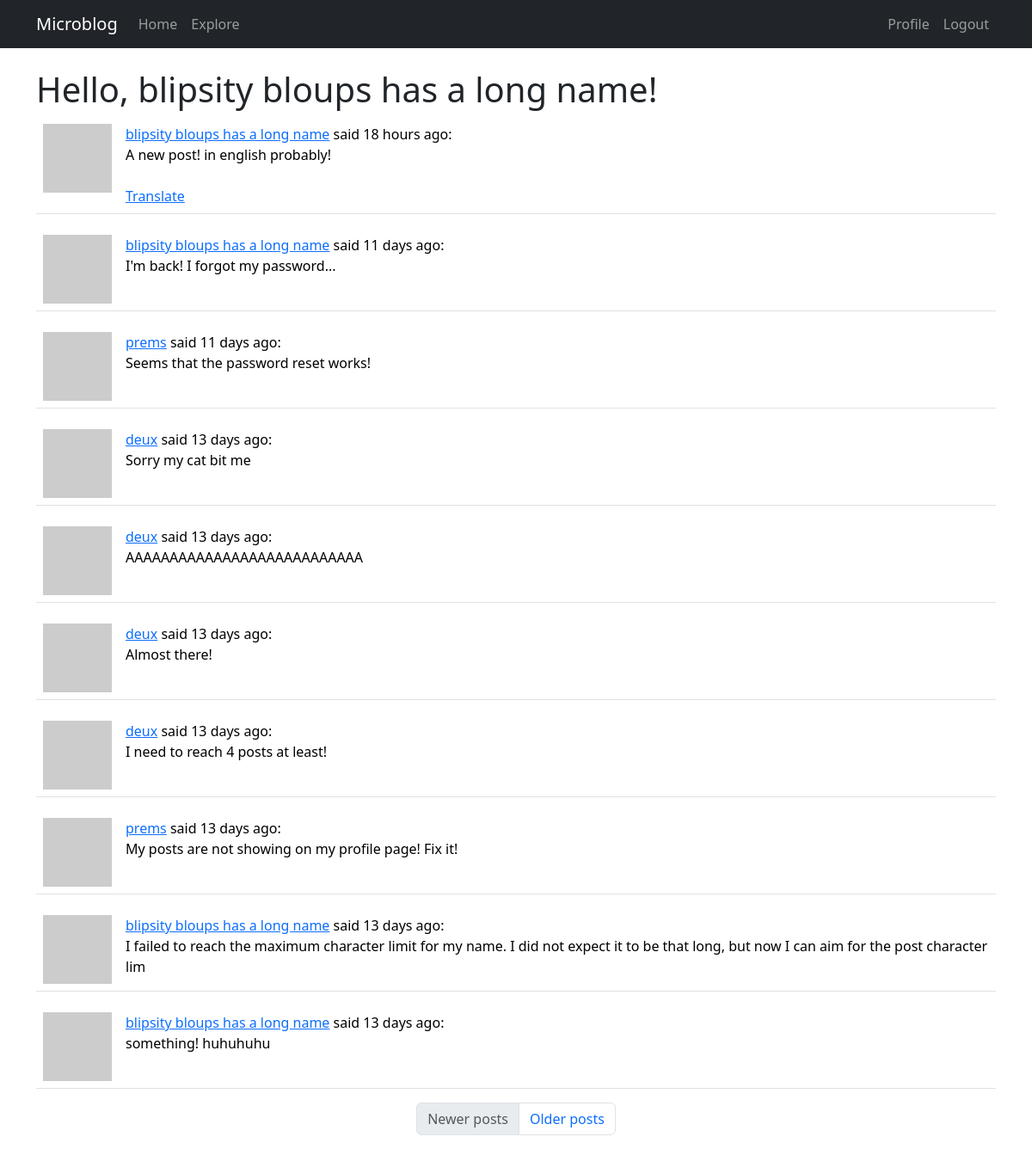
Screenshot of /explore (signed in) with the database file from the repository.
### app/models.py (models this page shows, shortened)
class User(UserMixin, db.Model):
    id: so.Mapped[int] = so.mapped_column(primary_key=True)
    username: so.Mapped[str] = so.mapped_column(sa.String(64), index=True, unique=True)
    email: so.Mapped[str] = so.mapped_column(sa.String(120), index=True, unique=True)
    password_hash: so.Mapped[Optional[str]] = so.mapped_column(sa.String(256))
    posts: so.WriteOnlyMapped["Post"] = so.relationship(back_populates="author")
    about_me: so.Mapped[Optional[str]] = so.mapped_column(sa.String(140))
    last_seen: so.Mapped[Optional[datetime]] = so.mapped_column(
        default=lambda: datetime.now(timezone.utc)
    )
    following: so.WriteOnlyMapped["User"] = so.relationship(
        secondary=followers,
        primaryjoin=(followers.c.follower_id == id),
        secondaryjoin=(followers.c.followed_id == id),
        back_populates="followers",
    )
    followers: so.WriteOnlyMapped["User"] = so.relationship(
        secondary=followers,
        primaryjoin=(followers.c.followed_id == id),
        secondaryjoin=(followers.c.follower_id == id),
        back_populates="following",
    )
    def avatar(self, size):
        digest = md5(self.email.lower().encode("utf-8")).hexdigest()
        return f"https://www.gravatar.com/avatar/{digest}?d=identicon&s={size}"

class Post(db.Model):
    id: so.Mapped[int] = so.mapped_column(primary_key=True)
    body: so.Mapped[str] = so.mapped_column(sa.String(140))
    timestamp: so.Mapped[datetime] = so.mapped_column(
        index=True, default=lambda: datetime.now(timezone.utc)
    )
    user_id: so.Mapped[int] = so.mapped_column(sa.ForeignKey(User.id), index=True)
    author: so.Mapped[User] = so.relationship(back_populates="posts")
    language: so.Mapped[Optional[str]] = so.mapped_column(sa.String(5))

### app/routes.py (the view)
@app.route("/explore")
@login_required
def explore():
    page = request.args.get("page", 1, int)
    query = sa.select(Post).order_by(Post.timestamp.desc())
    posts = db.paginate(
        query, page=page, per_page=app.config["POSTS_PER_PAGE"], error_out=False
    )
    prev_url = url_for("explore", page=posts.prev_num) if posts.has_prev else None
    next_url = url_for("explore", page=posts.next_num) if posts.has_next else None
    return render_template(
        "index.html",
        title=_("Explore"),
        posts=posts,
        prev_url=prev_url,
        next_url=next_url,
    )

### app/__init__.py (called while the page is built)
def get_locale():
    return "fr"

### app/models.py (called while the page is built)
@login.user_loader
def load_user(id):
    return db.session.get(User, int(id))

### app/routes.py (called while the page is built)
@app.before_request
def before_request():
    if current_user.is_authenticated:
        current_user.last_seen = datetime.now(timezone.utc)
        db.session.commit()
    g.locale = get_locale()

### app/templates/index.html (shortened to what this page needs)
{% extends 'base.html' %}
{% import "bootstrap_wtf.html" as wtf %}
{% block content %}
<h1>{{_("Hello")}}, {{ current_user.username }}!</h1>
{% for post in posts %}
{% include '_post.html' %}
{% endfor %}
<nav aria-label="Post navigation">
  <ul class="pagination justify-content-center">
    <li class="page-item {% if not prev_url %} disabled{% endif %}">
      <a class="page-link" href="{{ prev_url }}">{{_("Newer posts")}}</a>
    </li>
    <li class=" page-item {% if not next_url %} disabled{% endif %}">
        <a class="page-link" href="{{ next_url }}">{{_("Older posts")}}</a>
    </li>
  </ul>
</nav>
{% endblock %}

### app/templates/_post.html
<table class="table table-hover">
    <tr valign="top">
        <td width="70px">
            <a href="{{ url_for('user', username=post.author.username) }}">
                <img src="{{ post.author.avatar(36) }}"></a>
        </td>
        <td>
            <a href="{{ url_for('user', username=post.author.username) }}">
                {{ post.author.username }}</a>
            {{_("said")}} {{ moment(post.timestamp).fromNow() }}:
            <br>
            <span id="post{{ post.id }}">{{ post.body }}</span>
            {% if post.language and post.language != g.locale %}
            <br><br>
            <span id="translation{{ post.id }}"> <a href="javascript:translate('post{{post.id}}',
                    'translation{{post.id}}',
                    '{{post.language}}',
                    '{{g.locale}}')">{{_("Translate")}}</a>
            </span>
            {% endif %}
        </td>
    </tr>
</table>

### rows the page displays
User: username "blipsity bloups has a long name"
Post: author.username "blipsity bloups has a long name", timestamp "18 hours ago", body "A new post! in english probably!"
Post: author.username "blipsity bloups has a long name", timestamp "11 days ago", body "I'm back! I forgot my password..."
Post: author.username "prems", timestamp "11 days ago", body "Seems that the password reset works!"
Post: author.username "deux", timestamp "13 days ago", body "Sorry my cat bit me"
Post: author.username "deux", timestamp "13 days ago", body "AAAAAAAAAAAAAAAAAAAAAAAAAAA"
Post: author.username "deux", timestamp "13 days ago", body "Almost there!"
Post: author.username "deux", timestamp "13 days ago", body "I need to reach 4 posts at least!"
Post: author.username "prems", timestamp "13 days ago", body "My posts are not showing on my profile page! Fix it!"
Post: author.username "blipsity bloups has a long name", timestamp "13 days ago", body "I failed to reach the maximum character limit for my name. I did not expect it to be that long, but now I can aim for the post character lim"
Post: author.username "blipsity bloups has a long name", timestamp "13 days ago", body "something! huhuhuhu"
